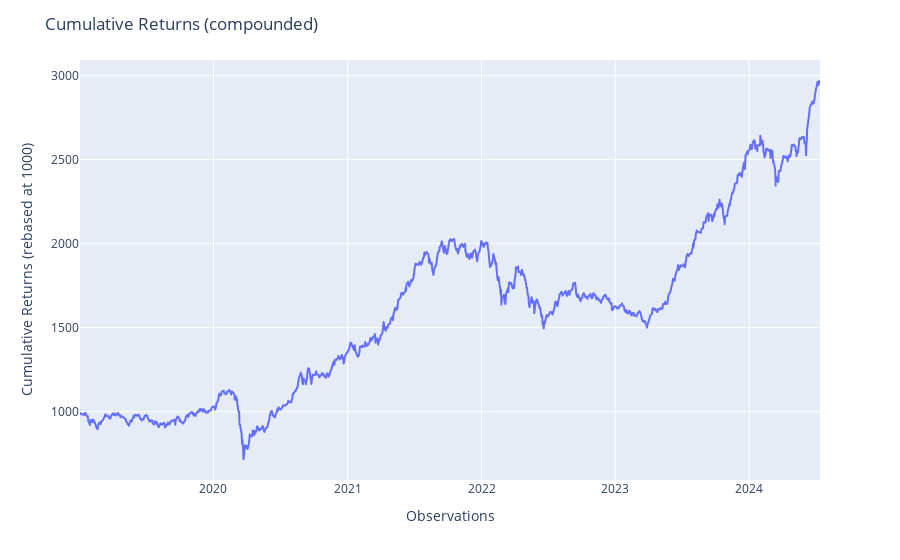

This figure's notebook cell:
### Code cell
from skfolio import BasePortfolio


BasePortfolio(returns=ret, observations=ret.index, compounded=True).plot_cumulative_returns()

### Figure 1 — Plotly figure (JSON) as saved in the notebook; plotly's stock layout.template omitted (floating-point values rounded to 4 significant figures; data arrays with more than 128 entries replaced by an {"elided": "..."} marker saying what was removed)
{"data": [{"hovertemplate": "variable=cumulative_returns<br>index=%{x}<br>value=%{y}<extra></extra>", "legendgroup": "cumulative_returns", "line": {"color": "#636efa", "dash": "solid"}, "marker": {"symbol": "circle"}, "mode": "lines", "name": "cumulative_returns", "showlegend": true, "type": "scattergl", "x": {"elided": "1359 str values"}, "xaxis": "x", "y": {"elided": "1359 float values"}, "yaxis": "y"}], "layout": {"legend": {"title": {"text": "variable"}, "tracegroupgap": 0}, "margin": {"t": 60}, "showlegend": false, "title": {"text": "Cumulative Returns (compounded)"}, "xaxis": {"anchor": "y", "domain": [0, 1], "title": {"text": "Observations"}}, "yaxis": {"anchor": "x", "domain": [0, 1], "tickformat": ".0f", "title": {"text": "Cumulative Returns (rebased at 1000)"}}}}
